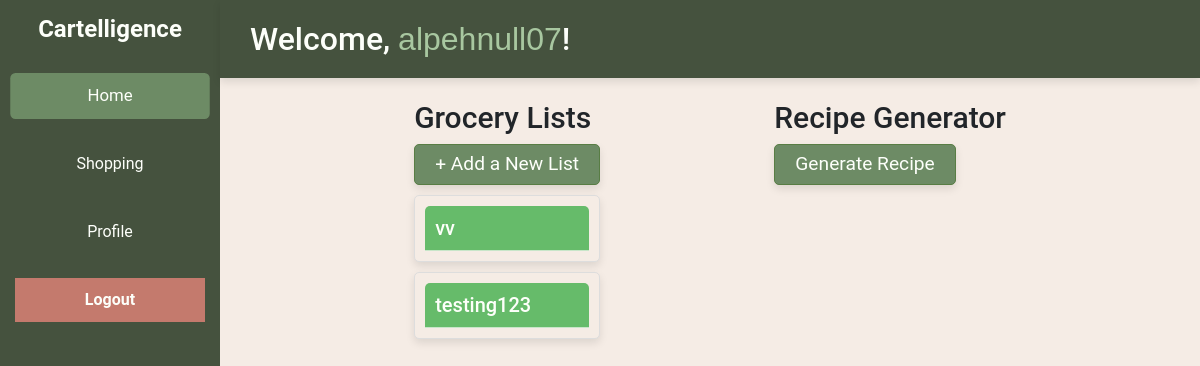
/dashboard (signed in), run on an earlier commit of the app's database.
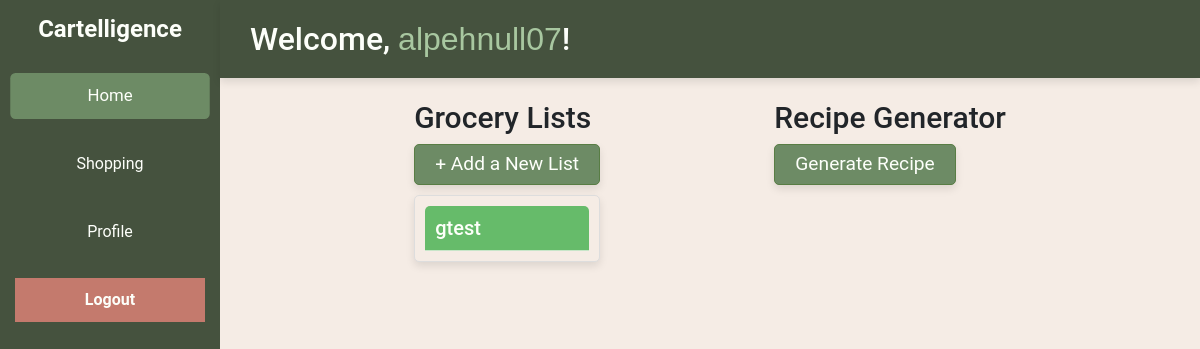
And on a later commit of the database.
### app.py (models this page shows)
class User(db.Model, UserMixin):
    id = db.Column(db.Integer, primary_key=True)
    username = db.Column(db.String(150), nullable=False, unique=True)
    email = db.Column(db.String(150), nullable=False, unique=True)
    password = db.Column(db.String(150), nullable=False)
    budget = db.Column(db.String(150), nullable = True)
    dietary = db.Column(db.Text, nullable=True)

class GroceryList(db.Model):
    id = db.Column(db.Integer, primary_key=True)
    name = db.Column(db.String(100), nullable=False)
    user_id = db.Column(
        db.Integer,
        db.ForeignKey('user.id', name='fk_grocerylist_user'),
        nullable=False
    )
    items = db.relationship('GroceryItem', back_populates='grocery_list', cascade="all, delete-orphan")

### app.py (the view)
@app.route('/dashboard', methods=['GET', 'POST'])
@login_required
def dashboard():
    grocery_lists = GroceryList.query.filter_by(user_id=current_user.id).all()
    return render_template('dashboard.html',
                           username=current_user.username,
                           grocery_lists=grocery_lists)

### app.py (called while the page is built)
@login_manager.user_loader
def load_user(user_id):
    return User.query.get(int(user_id))

### templates/dashboard.html (shortened to what this page needs)
{% extends "base.html" %}
{% block content %}
<!DOCTYPE html>
<html lang="en">
<head>
    <link href="https://cdn.jsdelivr.net/npm/bootstrap@5.3.1/dist/css/bootstrap.min.css" rel="stylesheet">
    <link href="{{ url_for('static', filename='css/styles.css') }}" rel="stylesheet">
</head>
<body style="background-color: #f5ece5; font-family: 'Roboto', sans-serif;">
    <div class="topbar">
        <h2 style="margin: 0;">Welcome, <span style="font-family: 'Arial', sans-serif; color: #a8c7a0;">{{ username }}</span>!</h2>
    </div>
    <div class="content">
        <div aria-live="polite" aria-atomic="true" class="position-relative">
            <div class="toast-container position-fixed top-0 end-0 p-3">
            </div>
          </div>
        <div id="home-section" class="section">
            <div class="header-container">
                <div class="lists-container">
                    <h1 style="font-size: 30px;">Grocery Lists</h1>
                    <button type="button" class="btn add-food-list-btn" data-bs-toggle="modal" data-bs-target="#listModal">
                        + Add a New List
                    </button>
                    <div class="cards-container">
                        {% for list in grocery_lists %}
                        <div class="card grocery-list-card">
                            <div class="card-header" style="cursor: pointer;" onclick="toggleCardBody(this)">
                                <h5>{{ list.name }}</h5>
                            </div>
                        </div>
                        {% endfor %}
                    </div>
                </div>
                <div class="recipes-container">
                    <h1 style="font-size: 30px;" class="recipe-header">Recipe Generator</h1>
                    <button type="button" class="btn ai-generate-btn" onclick="generateAIList()">
                        Generate Recipe
                    </button>
                </div>
            </div>
    </div>
</body>
</html>
{% endblock %}

### templates/base.html (shortened to what this page needs)
<!DOCTYPE html>
<html lang="en">
<head>
    <link href="https://cdn.jsdelivr.net/npm/bootstrap@5.3.1/dist/css/bootstrap.min.css" rel="stylesheet">
    <link href="{{ url_for('static', filename='css/styles.css') }}" rel="stylesheet">
</head>
<body class="{% if request.path == '/dashboard' %}has-topbar{% endif %}">
    <div class="sidebar">
        <h3 class="text-center" style="color: #fdfffa;">Cartelligence</h3>
        <a href="/dashboard" class="{% if request.path == '/dashboard' %}active{% endif %}">Home</a>
        <br>
        <a href="/shopping" class="{% if request.path == '/shopping' %}active{% endif %}">Shopping</a>
        <br>
        <a href="/profile" class="{% if request.path == '/profile' %}active{% endif %}">Profile</a>
        <br>
        <a href="/logout" class="logout">Logout</a>
    </div>
    <div class="main-content">
        {% block content %}{% endblock %}
    </div>
</body>
</html>

### static/css/styles.css (style rules this page uses)
.sidebar { background-color: #45523e; color: #f5ece5; padding: 15px; height: 100vh; width: 220px; position: fixed; top: 0; left: 0; display: flex; flex-direction: column; align-items: center; }
.sidebar h3 { margin-bottom: 30px; font-size: 1.5rem; font-weight: bold; }
.sidebar a { color: #fdfffa; display: block; padding: 10px 15px; text-decoration: none; width: 100%; text-align: center; transition: background-color 0.3s, transform 0.3s; }
.sidebar a:hover, .sidebar a.active { background-color: #6d8b65; border-radius: 5px; transform: scale(1.05); }
.sidebar a.logout { background-color: #c47a6d; color: #fdfffa; font-weight: bold; transition: background-color 0.3s, transform 0.3s; }
.topbar { background-color: #45523e; color: #fdfffa; padding: 20px 30px; text-align: left; position: fixed; top: 0; left: 220px; width: calc(100% - 220px); z-index: 1000; box-shadow: 0 4px 8px rgba(0, 0, 0, 0.1); }
.main-content { margin-left: 220px; padding: 20px; }
body.has-topbar .main-content { margin-top: 80px; }
.section { margin-bottom: 20px; }
.header-container { display: flex; flex-direction: row; justify-content: space-evenly; }
.grocery-list-card { max-width: 200px; margin: 10px 0; border: 1px solid #c8e6c9; border-radius: 5px; box-shadow: 0 4px 8px rgba(0, 0, 0, 0.1); background-color: #f5ece5; }
.card-header { background-color: #66bb6a; color: #fdfffa; padding: 10px; border-bottom: 1px solid #c8e6c9; border-top-left-radius: 5px; border-top-right-radius: 5px; }
.card-header h5 { margin: 0; }
.cards-container { display: block; margin-top: 6px; position: relative; }
.add-food-list-btn { background-color: #6d8b65; border-color: #587d44; color: #fdfffa; font-family: 'Roboto', sans-serif; padding: 5px 20px; font-size: 1.2rem; border-radius: 5px; box-shadow: 0 4px 8px rgba(0, 0, 0, 0.1); transition: background-color 0.3s, transform 0.3s; }
.ai-generate-btn { background-color: #6d8b65; border-color: #587d44; color: #fdfffa; font-family: 'Roboto', sans-serif; padding: 5px 20px; font-size: 1.2rem; border-radius: 5px; box-shadow: 0 4px 8px rgba(0, 0, 0, 0.1); transition: background-color 0.3s, transform 0.3s; }
.recipe-header { text-align: right; }

### templates/dashboard.html (style rules this page uses)
.grocery-list-card { border: 1px solid #ddd; padding: 10px; margin: 10px 0; border-radius: 5px; cursor: pointer; }

What changed in the data, as far as the page shows it:
removed GroceryList: name "vv"
removed GroceryList: name "testing123"
added GroceryList: name "gtest"
